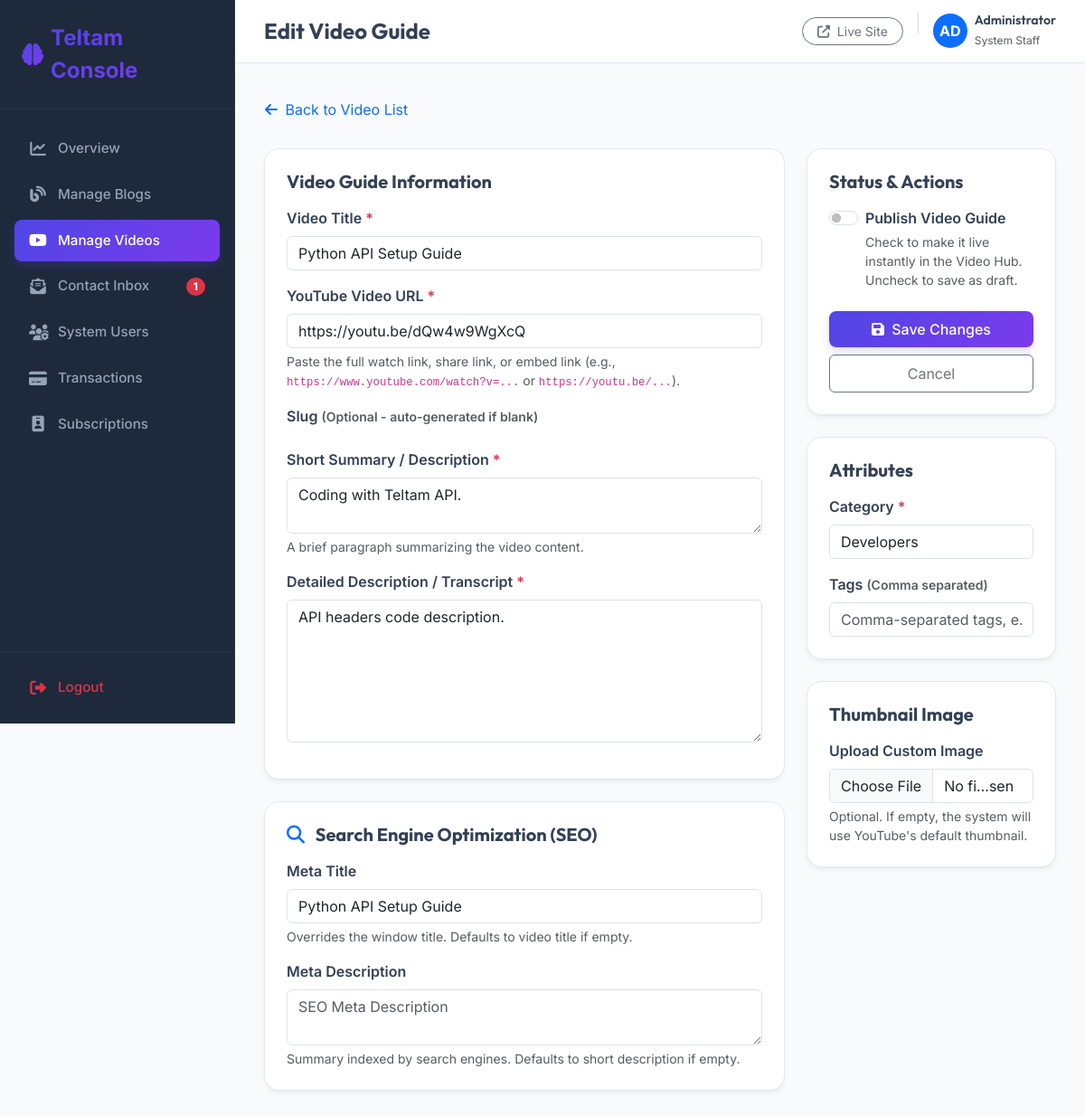
/dashboard/videos/edit/2/ (signed in), run on the app's committed database.
### app/models.py (models this page shows, shortened)
class YoutubeVideo(models.Model):
    title = models.CharField(max_length=255)
    slug = models.SlugField(max_length=255, unique=True, blank=True)
    youtube_video_url = models.URLField(max_length=500)
    youtube_video_id = models.CharField(max_length=50, blank=True)
    thumbnail_image = models.ImageField(upload_to='videos/', blank=True, null=True)
    category = models.CharField(max_length=100)
    short_description = models.TextField()
    full_description = models.TextField()
    tags = models.CharField(max_length=255, blank=True, help_text="Comma-separated tags")
    meta_title = models.CharField(max_length=255, blank=True)
    meta_description = models.TextField(blank=True)
    is_published = models.BooleanField(default=False)
    created_date = models.DateTimeField(auto_now_add=True)
    updated_date = models.DateTimeField(auto_now=True)
    class Meta:
        ordering = ['-created_date']

### app/views.py (the view)
# urls.py: path('dashboard/videos/edit/<int:pk>/', views.dashboard_video_edit, name='dashboard_video_edit'),
@staff_member_required(login_url='dashboard_login')
def dashboard_video_edit(request, pk):
    video = get_object_or_404(YoutubeVideo, pk=pk)
    if request.method == 'POST':
        form = YoutubeVideoForm(request.POST, request.FILES, instance=video)
        if form.is_valid():
            form.save()
            messages.success(request, f"YouTube Video '{video.title}' updated successfully!")
            return redirect('dashboard_video_list')
        else:
            messages.error(request, "Failed to update video details.")
    else:
        form = YoutubeVideoForm(instance=video)
    context = {
        'form': form,
        'action': 'Edit',
        'video': video,
    }
    return render(request, 'dashboard/video_form.html', context)

### app/context_processors.py (called while the page is built)
def dashboard_context(request):
    if request.user.is_authenticated and request.user.is_staff:
        return {
            'global_unread_messages_count': Contact.objects.filter(is_read=False).count()
        }
    return {}

### templates/dashboard/video_form.html (shortened to what this page needs)
{% extends 'dashboard/base.html' %}
{% block header_title %}{{ action }} Video Guide{% endblock %}
{% block nav_videos %}active{% endblock %}
{% block content %}
<div class="row">
    <div class="col-12">
        <a href="{% url 'dashboard_video_list' %}" class="btn btn-link text-slate-600 text-decoration-none ps-0 mb-4">
            <i class="fas fa-arrow-left me-1"></i> Back to Video List
        </a>
    </div>
</div>
<form method="POST" enctype="multipart/form-data" class="needs-validation" novalidate>
    <div class="row g-4">
        <div class="col-lg-8">
            <div class="dashboard-card p-4 mb-4">
                <h5 class="fw-bold mb-3 text-slate-800">Video Guide Information</h5>
                <div class="mb-3">
                    <label for="{{ form.title.id_for_label }}" class="form-label fw-semibold">Video Title <span class="text-danger">*</span></label>
                    {{ form.title }}
                </div>
                <div class="mb-3">
                    <label for="{{ form.youtube_video_url.id_for_label }}" class="form-label fw-semibold">YouTube Video URL <span class="text-danger">*</span></label>
                    {{ form.youtube_video_url }}
                    <div class="form-text">Paste the full watch link, share link, or embed link (e.g., <code>https://www.youtube.com/watch?v=...</code> or <code>https://youtu.be/...</code>).</div>
                </div>
                <div class="mb-3">
                    <label for="{{ form.slug.id_for_label }}" class="form-label fw-semibold">Slug <small class="text-muted">(Optional - auto-generated if blank)</small></label>
                </div>
                <div class="mb-3">
                    <label for="{{ form.short_description.id_for_label }}" class="form-label fw-semibold">Short Summary / Description <span class="text-danger">*</span></label>
                    {{ form.short_description }}
                    <div class="form-text">A brief paragraph summarizing the video content.</div>
                </div>
                <div class="mb-3">
                    <label for="{{ form.full_description.id_for_label }}" class="form-label fw-semibold">Detailed Description / Transcript <span class="text-danger">*</span></label>
                    {{ form.full_description }}
                </div>
            </div>
            <div class="dashboard-card p-4">
                <h5 class="fw-bold mb-3 text-slate-800"><i class="fas fa-search me-2 text-primary"></i> Search Engine Optimization (SEO)</h5>
                <div class="mb-3">
                    <label for="{{ form.meta_title.id_for_label }}" class="form-label fw-semibold">Meta Title</label>
                    {{ form.meta_title }}
                    <div class="form-text">Overrides the window title. Defaults to video title if empty.</div>
                </div>
                <div class="mb-0">
                    <label for="{{ form.meta_description.id_for_label }}" class="form-label fw-semibold">Meta Description</label>
                    {{ form.meta_description }}
                    <div class="form-text">Summary indexed by search engines. Defaults to short description if empty.</div>
                </div>
            </div>
        </div>
        <div class="col-lg-4">
            <div class="dashboard-card p-4 mb-4">
                <h5 class="fw-bold mb-3 text-slate-800">Status &amp; Actions</h5>
                <div class="form-check form-switch mb-4">
                    {{ form.is_published }}
                    <label class="form-check-label fw-semibold" for="{{ form.is_published.id_for_label }}">Publish Video Guide</label>
                    <div class="form-text">Check to make it live instantly in the Video Hub. Uncheck to save as draft.</div>
                </div>
                <div class="d-grid gap-2">
                    <button type="submit" class="btn btn-brand-primary py-2"><i class="fas fa-floppy-disk me-1"></i> Save Changes</button>
                    <a href="{% url 'dashboard_video_list' %}" class="btn btn-outline-secondary py-2">Cancel</a>
                </div>
            </div>
            <div class="dashboard-card p-4 mb-4">
                <h5 class="fw-bold mb-3 text-slate-800">Attributes</h5>
                <div class="mb-3">
                    <label for="{{ form.category.id_for_label }}" class="form-label fw-semibold">Category <span class="text-danger">*</span></label>
                    {{ form.category }}
                </div>
                <div class="mb-0">
                    <label for="{{ form.tags.id_for_label }}" class="form-label fw-semibold">Tags <small class="text-muted">(Comma separated)</small></label>
                    {{ form.tags }}
                </div>
            </div>
            <div class="dashboard-card p-4">
                <h5 class="fw-bold mb-3 text-slate-800">Thumbnail Image</h5>
                <div class="mb-0">
                    <label for="{{ form.thumbnail_image.id_for_label }}" class="form-label fw-semibold">Upload Custom Image</label>
                    {{ form.thumbnail_image }}
                    <div class="form-text">Optional. If empty, the system will use YouTube's default thumbnail.</div>
                </div>
            </div>
        </div>
    </div>
</form>
{% endblock %}

### templates/dashboard/base.html (shortened to what this page needs)
{% load static %}
<!DOCTYPE html>
<html lang="en">
<head>
    <link href="https://cdn.jsdelivr.net/npm/bootstrap@5.3.2/dist/css/bootstrap.min.css" rel="stylesheet">
    <link href="https://cdnjs.cloudflare.com/ajax/libs/font-awesome/6.4.2/css/all.min.css" rel="stylesheet">
</head>
<body>
    <div class="sidebar" id="sidebar">
        <div>
            <div class="sidebar-brand d-flex align-items-center gap-2">
                <i class="fas fa-brain fs-4 text-primary" style="background: var(--brand-gradient); -webkit-background-clip: text; -webkit-text-fill-color: transparent;"></i>
                <span class="fw-bold fs-4 text-white">Teltam Console</span>
            </div>
            <ul class="sidebar-menu">
                <li class="sidebar-item {% block nav_home %}{% endblock %}">
                    <a href="{% url 'dashboard_home' %}" class="sidebar-link">
                        <i class="fas fa-chart-line"></i>
                        <span>Overview</span>
                    </a>
                </li>
                <li class="sidebar-item {% block nav_blogs %}{% endblock %}">
                    <a href="{% url 'dashboard_blog_list' %}" class="sidebar-link">
                        <i class="fas fa-blog"></i>
                        <span>Manage Blogs</span>
                    </a>
                </li>
                <li class="sidebar-item {% block nav_videos %}{% endblock %}">
                    <a href="{% url 'dashboard_video_list' %}" class="sidebar-link">
                        <i class="fab fa-youtube"></i>
                        <span>Manage Videos</span>
                    </a>
                </li>
                <li class="sidebar-item {% block nav_contacts %}{% endblock %}">
                    <a href="{% url 'dashboard_contact_list' %}" class="sidebar-link d-flex align-items-center justify-content-between">
                        <div class="d-flex align-items-center">
                            <i class="fas fa-envelope-open-text"></i>
                            <span>Contact Inbox</span>
                        </div>
                        {% if global_unread_messages_count > 0 %}
                            <span class="badge bg-danger rounded-pill px-2 py-1" style="font-size: 0.75rem;">{{ global_unread_messages_count }}</span>
                        {% endif %}
                    </a>
                </li>
                <li class="sidebar-item {% block nav_users %}{% endblock %}">
                    <a href="{% url 'dashboard_user_list' %}" class="sidebar-link">
                        <i class="fas fa-users-cog"></i>
                        <span>System Users</span>
                    </a>
                </li>
                <li class="sidebar-item {% block nav_payments %}{% endblock %}">
                    <a href="{% url 'dashboard_payment_list' %}" class="sidebar-link">
                        <i class="fas fa-credit-card"></i>
                        <span>Transactions</span>
                    </a>
                </li>
                <li class="sidebar-item {% block nav_subscriptions %}{% endblock %}">
                    <a href="{% url 'dashboard_subscription_list' %}" class="sidebar-link">
                        <i class="fas fa-id-badge"></i>
                        <span>Subscriptions</span>
                    </a>
                </li>
            </ul>
        </div>
        <div class="sidebar-footer">
            <a href="{% url 'dashboard_logout' %}" class="sidebar-link text-danger">
                <i class="fas fa-sign-out-alt"></i>
                <span>Logout</span>
            </a>
        </div>
    </div>
    <div class="content-wrapper">
        <header class="topbar">
            <div class="d-flex align-items-center gap-3">
                <h4 class="mb-0 fw-bold text-slate-800">{% block header_title %}Overview{% endblock %}</h4>
            </div>
            <div class="d-flex align-items-center gap-3">
                <a href="{% url 'home' %}" target="_blank" class="btn btn-sm btn-outline-secondary rounded-pill px-3">
                    <i class="fas fa-external-link-alt me-1"></i> Live Site
                </a>
                <div class="d-flex align-items-center gap-2">
                    <div class="rounded-circle bg-primary text-white d-flex align-items-center justify-content-center fw-bold" style="width: 38px; height: 38px;">
                        {{ request.user.first_name|slice:":2"|upper|default:"AD" }}
                    </div>
                    <div class="d-none d-md-block">
                        <h6 class="mb-0 fw-semibold" style="font-size: 0.88rem;">{{ request.user.first_name|default:request.user.username }}</h6>
                        <span class="text-muted" style="font-size: 0.75rem;">System Staff</span>
                    </div>
                </div>
            </div>
        </header>
        <main class="main-content">
            {% include 'sweetalert_messages.html' %}
            <div class="animate-fade-in">
                {% block content %}{% endblock %}
            </div>
        </main>
    </div>
</body>
</html>

### templates/dashboard/base.html (style rules this page uses)
:root { --sidebar-width: 260px; --brand-gradient: linear-gradient(135deg, #4f46e5 0%, #7c3aed 100%); --brand-primary: #4f46e5; --brand-secondary: #7c3aed; --dark-bg: #0f172a; --dark-sidebar-bg: #1e293b; --light-bg: #f8fafc; --border-color: #e2e8f0; --text-main: #334155; --text-muted: #64748b; }
body { font-family: 'Inter', sans-serif; background-color: var(--light-bg); color: var(--text-main); overflow-x: hidden; }
h1, h2, h3, h4, h5, h6, .display-font { font-family: 'Outfit', sans-serif; }
.sidebar { width: var(--sidebar-width); height: 100vh; position: fixed; top: 0; left: 0; background-color: var(--dark-sidebar-bg); z-index: 100; transition: all 0.3s cubic-bezier(0.4, 0, 0.2, 1); border-right: 1px solid rgba(255, 255, 255, 0.05); display: flex; flex-direction: column; justify-content: space-between; }
.sidebar-brand { padding: 1.5rem; border-bottom: 1px solid rgba(255, 255, 255, 0.05); background: var(--brand-gradient); -webkit-background-clip: text; -webkit-text-fill-color: transparent; }
.sidebar-menu { list-style: none; padding: 1rem 0; margin: 0; flex-grow: 1; overflow-y: auto; }
.sidebar-item { margin: 0.25rem 1rem; }
.sidebar-link { display: flex; align-items: center; padding: 0.75rem 1rem; color: #94a3b8; text-decoration: none; border-radius: 8px; font-weight: 500; font-size: 0.95rem; transition: all 0.2s ease; }
.sidebar-link i { margin-right: 0.75rem; font-size: 1.1rem; width: 20px; text-align: center; transition: transform 0.2s ease; }
.sidebar-item.active .sidebar-link { color: #ffffff; background: var(--brand-gradient); box-shadow: 0 4px 12px rgba(79, 70, 229, 0.25); }
.sidebar-footer { padding: 1rem; border-top: 1px solid rgba(255, 255, 255, 0.05); }
.content-wrapper { margin-left: var(--sidebar-width); min-height: 100vh; transition: all 0.3s cubic-bezier(0.4, 0, 0.2, 1); display: flex; flex-direction: column; }
.topbar { height: 70px; background-color: #ffffff; border-bottom: 1px solid var(--border-color); display: flex; align-items: center; justify-content: space-between; padding: 0 2rem; position: sticky; top: 0; z-index: 90; }
.main-content { padding: 2rem; flex-grow: 1; }
.dashboard-card { background: #ffffff; border: 1px solid var(--border-color); border-radius: 16px; box-shadow: 0 4px 6px -1px rgba(0, 0, 0, 0.05), 0 2px 4px -2px rgba(0, 0, 0, 0.05); transition: all 0.3s cubic-bezier(0.4, 0, 0.2, 1); overflow: hidden; }
.btn-brand-primary { background: var(--brand-gradient); color: #ffffff; border: none; font-weight: 500; padding: 0.5rem 1.25rem; border-radius: 8px; box-shadow: 0 4px 10px rgba(79, 70, 229, 0.2); transition: all 0.2s ease; }
.animate-fade-in { animation: fadeIn 0.4s ease-out forwards; }

### templates/sweetalert_messages.html (style rules this page uses)
:root { --toast-success-gradient: linear-gradient(135deg, #34d399 0%, #10b981 100%); --toast-error-gradient: linear-gradient(135deg, #f87171 0%, #ef4444 100%); --toast-warning-gradient: linear-gradient(135deg, #fbbf24 0%, #f59e0b 100%); --toast-info-gradient: linear-gradient(135deg, #60a5fa 0%, #3b82f6 100%); --toast-accent-color: #4f46e5; }

### data on the page
YoutubeVideo: title "Python API Setup Guide", youtube_video_url "https://youtu.be/dQw4w9WgXcQ", short_description "Coding with Teltam API.", full_description "API headers code description.", meta_title "Python API Setup Guide", category "Developers"

### other printed values
{{ global_unread_messages_count }} "1"
{{ action }} "Edit"
{{ request.user.first_name|slice:":2"|upper|default:"AD" }} "AD"
{{ request.user.first_name|default:request.user.username }} "Administrator"
